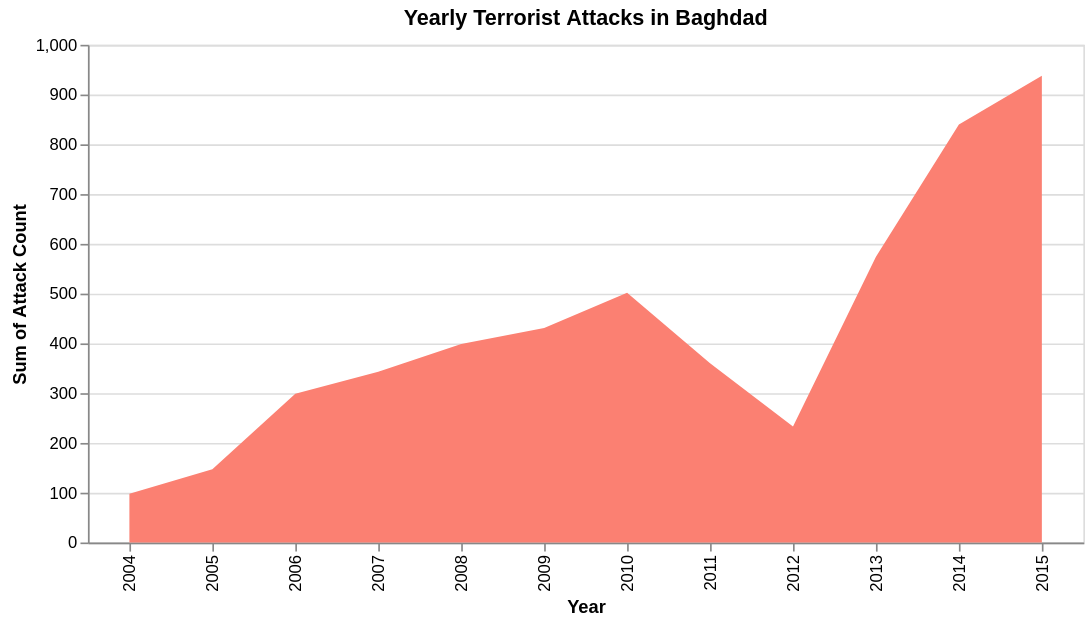

Vega-Lite specification for this chart:
### Vega-Lite specification from a JSON file in a GitHub repository (floating-point values rounded to 4 significant figures; data arrays with more than 128 entries replaced by an {"elided": "..."} marker saying what was removed)
{"$schema": "https://vega.github.io/schema/vega-lite/v5.json", "title": "Yearly Terrorist Attacks in Baghdad", "mark": {"type": "area", "color": "#fb8072"}, "encoding": {"x": {"type": "nominal", "field": "iyear", "axis": {"title": "Year"}}, "y": {"aggregate": "sum", "type": "quantitative", "field": "Attack Count"}}, "description": "simpleAreaChart", "width": 600, "height": 300, "data": {"values": {"elided": "5164 records"}, "format": {"parse": {"iyear": "number", "Attack Count": "number"}}}}
